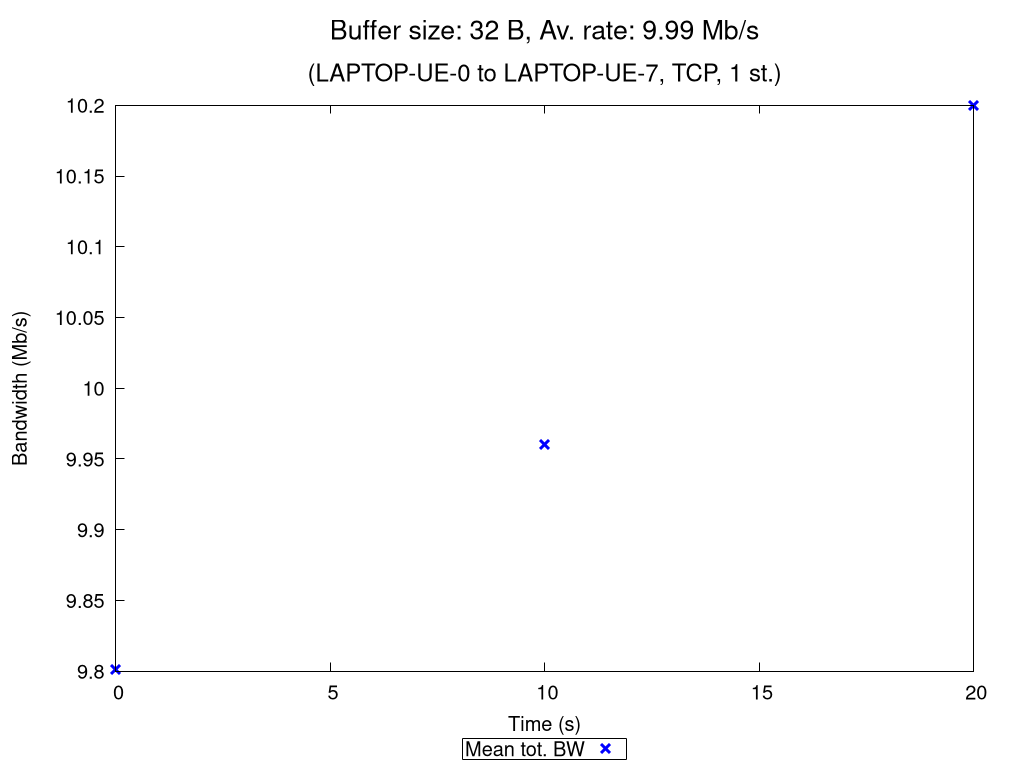

Write the gnuplot code that produced this figure.
set terminal pngcairo nocrop enhanced size 1024,768 font "Verdana,15"
set output "TCP_1_st_2020_10_29_09-20-45_one2two_00032B.png"

set title "{/=20 Buffer size: 32 B, Av. rate: 9.99 Mb/s}\n\n{/=18 (LAPTOP-UE-0 to LAPTOP-UE-7, TCP, 1 st.)}"

set xlabel "Time (s)"
set ylabel "Bandwidth (Mb/s)"
set ytics nomirror
set key bmargin center horizontal box samplen 1 width -1
set bmargin 4.6
set rmargin 4.5

rf = 1000000.0  # rate factor
set style fill transparent solid 0.2 noborder
set autoscale xfix
plot "TCP_1_st_2020_10_29_09-20-45_one2two_00032B_iperf_processed.dat" using 1:($2/rf-$3/rf):($2/rf+$3/rf) with filledcurves lc rgb "blue" notitle, \
     "" using 1:($2/rf) with points pt 2 ps 1.5 lw 3 lc rgb "blue" title "Mean tot. BW", \
